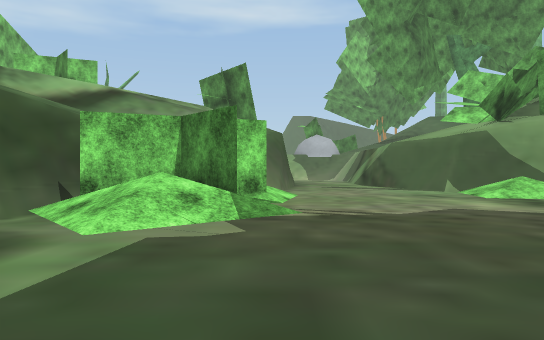
[1] (above)

17 first-person views from a walk through a 3-D level made in the Unity game engine. The camera is 0.59 m above the floor, looks level and sees 70° across. The floor is counted in squares, 1 m on a side. Each view is taken from the middle of a square. On the plan, view 1 faces up. The plan holds only what a view shows up to about 10 squares ahead; the rest is blank. The place goes on beyond the plan. Some animated figures are left out. Some surface patterns are stand-ins.

[2]
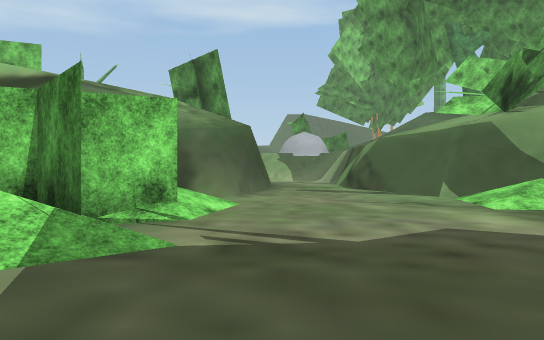

[3]
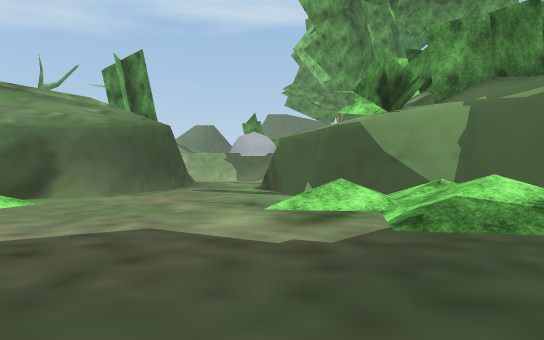

[4]
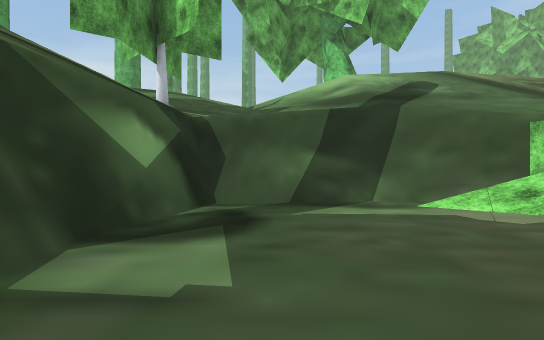

[5]
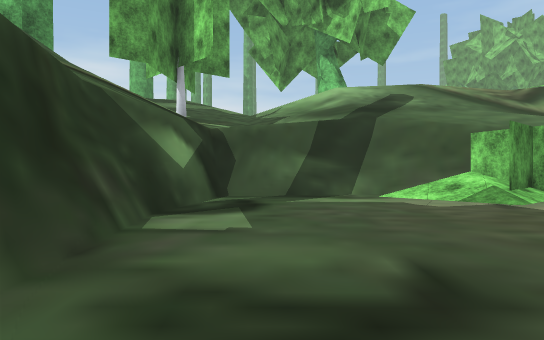

[6]
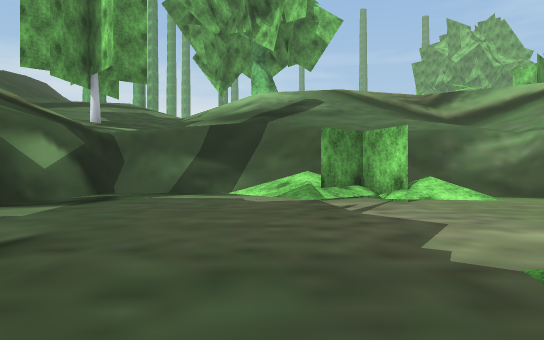

[7]
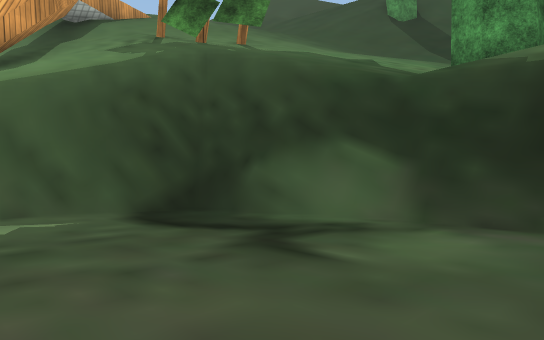

[8]
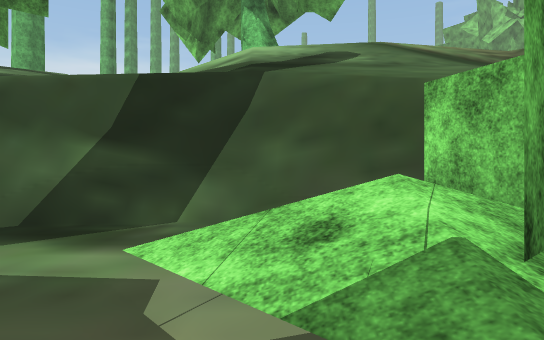

[9]
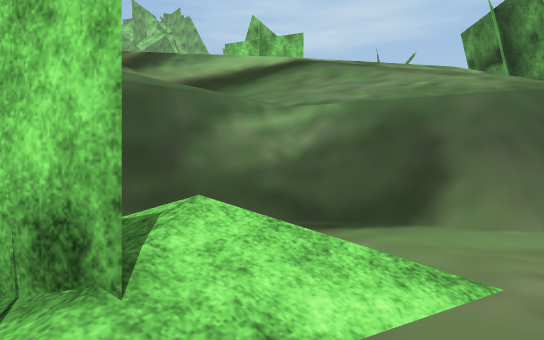

[10]
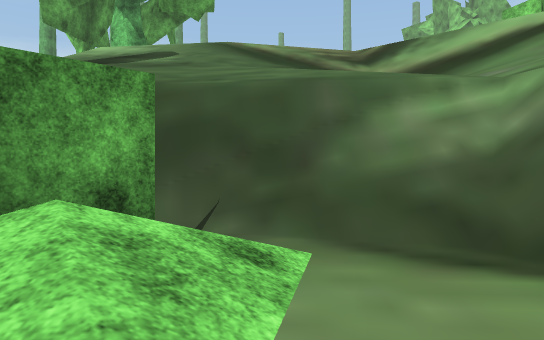

[11]
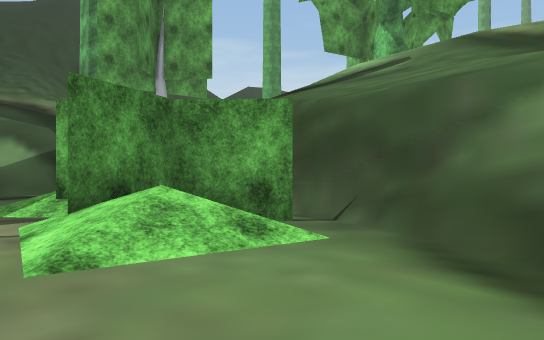

[12]
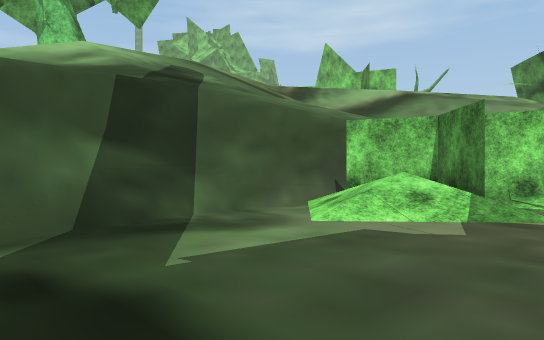

[13]
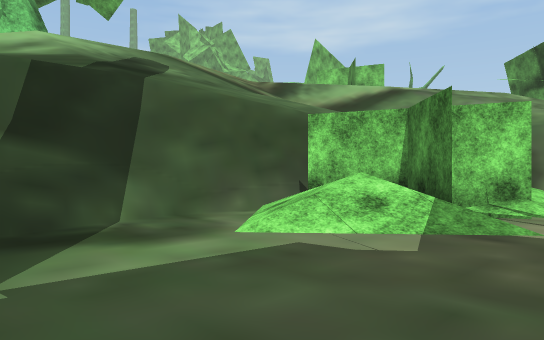

[14]
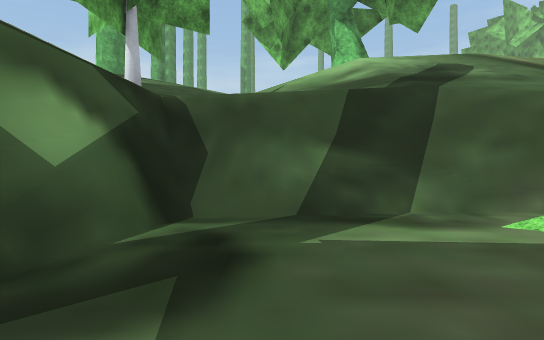

[15]
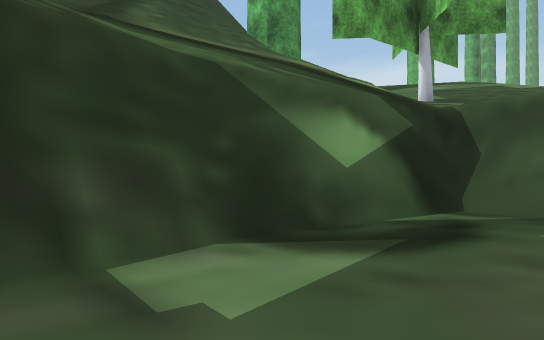

[16]
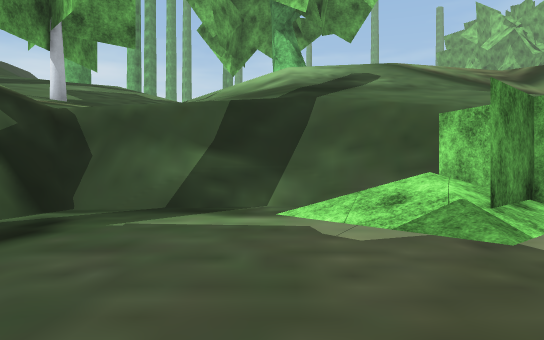

[17]
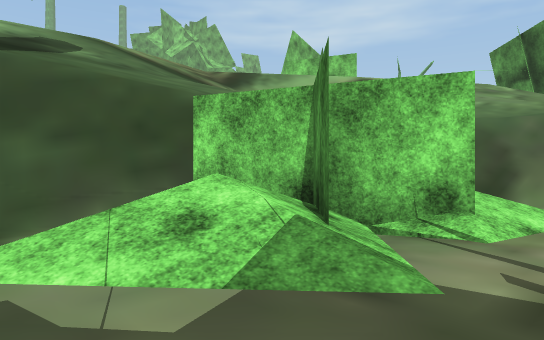

### Floor plan
Key: @ floor where view 1 was taken; # wall or solid block; . main floor; : floor 1.6 m higher than the main floor; + floor 1.9 m higher than the main floor; * floor 2.25 m higher than the main floor; % floor 2.55 m higher than the main floor; & floor 3.85 m higher than the main floor; / step, stairs or slope; = window, fence, low wall or low ledge; ^ raised ledge; v drop or lower ground; O other object.
Columns run from 9 left of view 1 to 7 right of it. Each row starts with its distance up from view 1.
 12  ///////:#....^^#
 11 &=//////##....###
 10 ///  +v##......##
  9 /// +/#=......./
  8 ////*/=.//..../.
  7 ///%//v.//...///
  6 ///%+/###/...../
  5 ///%*#./#/......
  4 ///%*#.//........
  3 ////+#...........
  2 //// #=.........#
  1      /v.........#
  0       #..@...####
 -1  ///++//######///
 -2  //#+ ///////+///
 -3   =/ #/////% O///
 -4        ////   ///
 -5        ////   //
 -6    ##  //
 -7     O

Positions as (right, up) in squares from view 1, and headings:
1: (0, 0), facing up
2: (1, 2), facing up
3: (4, 2), facing up
4: (4, 1), facing left
5: (6, 1), facing left
6: (7, 4), facing left
7: (2, 4), facing down-right
8: (1, 4), facing left
9: (1, 6), facing up-left
10: (1, 8), facing left
11: (1, 10), facing down-left
12: (1, 0), facing up-left
13: (1, 1), facing up-left
14: (2, 1), facing left
15: (3, 2), facing down-left
16: (3, 3), facing left
17: (1, 3), facing up-left
